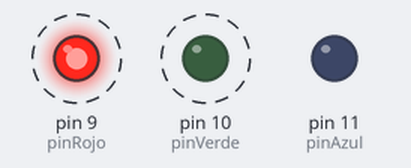
Bench run of a sketch on a simulated Arduino Uno, built with avr-gcc and run on an emulated ATmega328P. On the bench: output pins drawn as LEDs (lit = HIGH). Dashed ring = blinking.

Above: at 0.2 s.
Timing chart, 0 to 3.0 s (numbered marks = the images above):
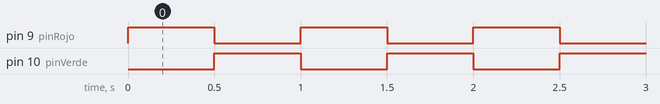

The sketch:

Guion-6.ino
```cpp
int pinRojo = 9;
int pinVerde = 10;
int pinAzul = 11;


void setup() {
  pinMode(pinRojo, OUTPUT);
   pinMode(pinVerde, OUTPUT);
   pinMode(pinAzul, OUTPUT);


}

void loop() {
  digitalWrite(pinRojo,HIGH);
  digitalWrite(pinVerde,LOW);
  digitalWrite(pinAzul,LOW);
  delay(500);
  digitalWrite(pinRojo,LOW);
  digitalWrite(pinVerde,HIGH);
  digitalWrite(pinAzul,LOW);
  delay(500);


}
```

Measured:
- by itself, pin 9 (pinRojo), pin 10 (pinVerde): alternates HIGH for 0.50 s and LOW for 0.50 s
